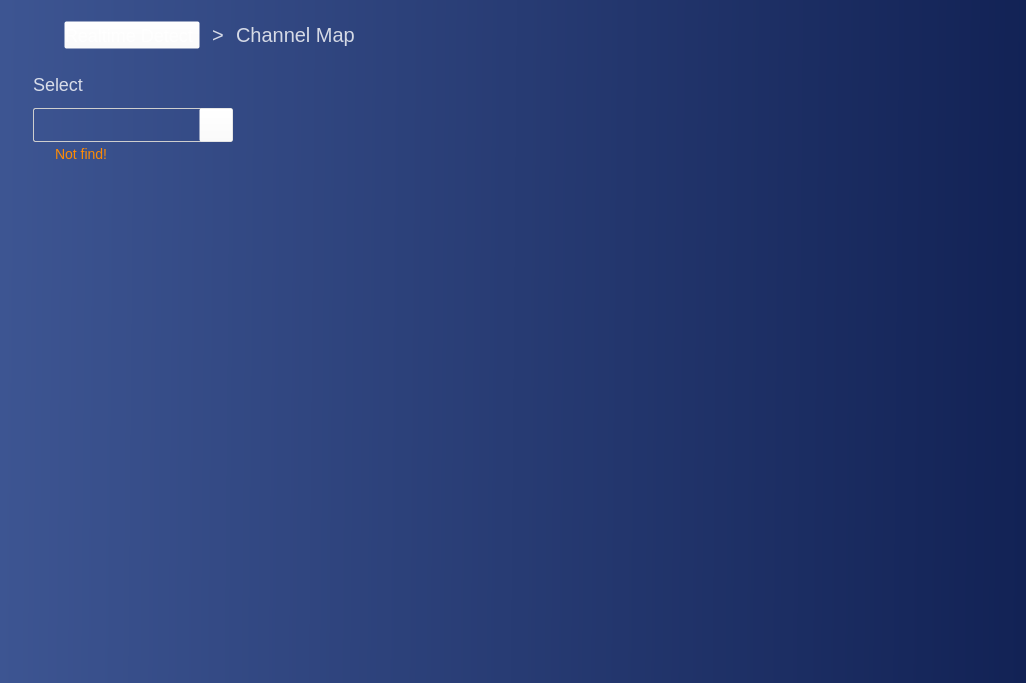
<?xml version="1.0" encoding="UTF-8"?>
<ui version="4.0">
 <class>CHeatMap</class>
 <widget class="QWidget" name="CHeatMap">
  <property name="geometry">
   <rect>
    <x>0</x>
    <y>0</y>
    <width>1026</width>
    <height>683</height>
   </rect>
  </property>
  <property name="windowTitle">
   <string>CHeatMap</string>
  </property>
  <layout class="QVBoxLayout" name="verticalLayout_5">
   <property name="spacing">
    <number>0</number>
   </property>
   <property name="leftMargin">
    <number>0</number>
   </property>
   <property name="topMargin">
    <number>0</number>
   </property>
   <property name="rightMargin">
    <number>0</number>
   </property>
   <property name="bottomMargin">
    <number>0</number>
   </property>
   <item>
    <widget class="QWidget" name="container" native="true">
     <property name="styleSheet">
      <string notr="true">#container {
	
	background-color: qlineargradient(spread:pad, x1:0, y1:0.551, x2:1, y2:0.557, stop:0  #3D5592, stop:1 #122255);
}

QLabel {
	font-weight: normal;
	text-align: left;
	color: rgba(255,255,255,0.80);
}</string>
     </property>
     <layout class="QVBoxLayout" name="verticalLayout">
      <property name="spacing">
       <number>0</number>
      </property>
      <property name="leftMargin">
       <number>0</number>
      </property>
      <property name="topMargin">
       <number>0</number>
      </property>
      <property name="rightMargin">
       <number>0</number>
      </property>
      <property name="bottomMargin">
       <number>0</number>
      </property>
      <item>
       <layout class="QVBoxLayout" name="verticalLayout_2">
        <property name="spacing">
         <number>15</number>
        </property>
        <property name="leftMargin">
         <number>33</number>
        </property>
        <property name="topMargin">
         <number>21</number>
        </property>
        <property name="rightMargin">
         <number>72</number>
        </property>
        <item>
         <widget class="QWidget" name="horizontalWidget_2" native="true">
          <property name="minimumSize">
           <size>
            <width>0</width>
            <height>28</height>
           </size>
          </property>
          <property name="maximumSize">
           <size>
            <width>16777215</width>
            <height>28</height>
           </size>
          </property>
          <property name="styleSheet">
           <string notr="true">QLabel{
	font-size: 20px;
}</string>
          </property>
          <layout class="QHBoxLayout" name="horizontalLayout_3">
           <property name="spacing">
            <number>12</number>
           </property>
           <property name="leftMargin">
            <number>0</number>
           </property>
           <property name="topMargin">
            <number>0</number>
           </property>
           <property name="rightMargin">
            <number>0</number>
           </property>
           <property name="bottomMargin">
            <number>0</number>
           </property>
           <item>
            <layout class="QHBoxLayout" name="horizontalLayout_6">
             <property name="spacing">
              <number>12</number>
             </property>
             <item>
              <widget class="QLabel" name="label_3">
               <property name="minimumSize">
                <size>
                 <width>19</width>
                 <height>22</height>
                </size>
               </property>
               <property name="maximumSize">
                <size>
                 <width>19</width>
                 <height>22</height>
                </size>
               </property>
               <property name="styleSheet">
                <string notr="true">border-image: url(:/Optimus/images/trainPage/realtimeDetect.svg);</string>
               </property>
               <property name="text">
                <string/>
               </property>
              </widget>
             </item>
             <item>
              <widget class="QPushButton" name="backBtn">
               <property name="styleSheet">
                <string notr="true">QPushButton {
	background-color: rgba(255,255,255,0);
	font-weight: normal;
	font-size: 18px;
	text-align: left;
	color: rgba(255,255,255,0.80);
}

QPushButton:hover {
	background-color: rgba(255,255,255,0);
	font-weight: normal;
	font-size: 18px;
	text-align: left;
	color: rgba(255,255,255,1);
}</string>
               </property>
               <property name="text">
                <string>Realtime Detect</string>
               </property>
              </widget>
             </item>
             <item>
              <widget class="QLabel" name="label_4">
               <property name="text">
                <string>&gt;</string>
               </property>
              </widget>
             </item>
             <item>
              <widget class="QLabel" name="label">
               <property name="text">
                <string>Channel Map</string>
               </property>
              </widget>
             </item>
             <item>
              <spacer name="horizontalSpacer">
               <property name="orientation">
                <enum>Qt::Horizontal</enum>
               </property>
               <property name="sizeHint" stdset="0">
                <size>
                 <width>40</width>
                 <height>20</height>
                </size>
               </property>
              </spacer>
             </item>
            </layout>
           </item>
          </layout>
         </widget>
        </item>
        <item>
         <layout class="QHBoxLayout" name="horizontalLayout">
          <property name="spacing">
           <number>25</number>
          </property>
          <item>
           <widget class="QWidget" name="verticalWidget_3" native="true">
            <property name="minimumSize">
             <size>
              <width>200</width>
              <height>0</height>
             </size>
            </property>
            <property name="maximumSize">
             <size>
              <width>200</width>
              <height>16777215</height>
             </size>
            </property>
            <layout class="QVBoxLayout" name="verticalLayout_4">
             <property name="spacing">
              <number>0</number>
             </property>
             <property name="leftMargin">
              <number>0</number>
             </property>
             <property name="topMargin">
              <number>0</number>
             </property>
             <property name="rightMargin">
              <number>0</number>
             </property>
             <property name="bottomMargin">
              <number>0</number>
             </property>
             <item>
              <layout class="QHBoxLayout" name="horizontalLayout_4">
               <property name="topMargin">
                <number>10</number>
               </property>
               <property name="bottomMargin">
                <number>13</number>
               </property>
               <item>
                <widget class="QLabel" name="label_5">
                 <property name="styleSheet">
                  <string notr="true">font-size: 18px;</string>
                 </property>
                 <property name="text">
                  <string>Select</string>
                 </property>
                </widget>
               </item>
              </layout>
             </item>
             <item>
              <layout class="QVBoxLayout" name="channelSelectCardContainer">
               <item>
                <widget class="QWidget" name="channelNameContainer" native="true">
                 <property name="styleSheet">
                  <string notr="true">#channelNameContainer {
	border-radius: 2px;
	background-color: rgba(255, 255, 255,0.0);
	border: 1px solid rgb(206, 206, 206);
}</string>
                 </property>
                 <layout class="QHBoxLayout" name="channelNameLayout">
                  <property name="spacing">
                   <number>0</number>
                  </property>
                  <property name="leftMargin">
                   <number>0</number>
                  </property>
                  <property name="topMargin">
                   <number>0</number>
                  </property>
                  <property name="rightMargin">
                   <number>0</number>
                  </property>
                  <property name="bottomMargin">
                   <number>0</number>
                  </property>
                  <item>
                   <widget class="QLineEdit" name="channelNameEdit">
                    <property name="minimumSize">
                     <size>
                      <width>0</width>
                      <height>34</height>
                     </size>
                    </property>
                    <property name="maximumSize">
                     <size>
                      <width>16777215</width>
                      <height>34</height>
                     </size>
                    </property>
                    <property name="styleSheet">
                     <string notr="true">QLineEdit {
	background-color: rgba(255, 255, 255,0.0);
	border: none;
	font-size: 14px;
	font-weight: normal;
	color: #ffffff;
}</string>
                    </property>
                   </widget>
                  </item>
                  <item>
                   <widget class="QPushButton" name="searchBtn">
                    <property name="minimumSize">
                     <size>
                      <width>34</width>
                      <height>34</height>
                     </size>
                    </property>
                    <property name="maximumSize">
                     <size>
                      <width>34</width>
                      <height>34</height>
                     </size>
                    </property>
                    <property name="styleSheet">
                     <string notr="true">QPushButton {
	background-color: rgba(255, 255, 255, 0);
}

QPushButton::hover {
	background-color: rgba(255, 255, 255, 0.1);
}</string>
                    </property>
                    <property name="text">
                     <string/>
                    </property>
                    <property name="icon">
                     <iconset>
                      <normalon>:/Optimus/images/trainPage/search.svg</normalon>
                     </iconset>
                    </property>
                    <property name="iconSize">
                     <size>
                      <width>20</width>
                      <height>18</height>
                     </size>
                    </property>
                   </widget>
                  </item>
                 </layout>
                </widget>
               </item>
              </layout>
             </item>
             <item>
              <widget class="QWidget" name="warning" native="true">
               <property name="minimumSize">
                <size>
                 <width>0</width>
                 <height>24</height>
                </size>
               </property>
               <property name="maximumSize">
                <size>
                 <width>16777215</width>
                 <height>24</height>
                </size>
               </property>
               <layout class="QHBoxLayout" name="horizontalLayout_5">
                <property name="spacing">
                 <number>6</number>
                </property>
                <property name="leftMargin">
                 <number>0</number>
                </property>
                <property name="topMargin">
                 <number>0</number>
                </property>
                <property name="rightMargin">
                 <number>0</number>
                </property>
                <property name="bottomMargin">
                 <number>0</number>
                </property>
                <item>
                 <widget class="QLabel" name="label_6">
                  <property name="minimumSize">
                   <size>
                    <width>16</width>
                    <height>16</height>
                   </size>
                  </property>
                  <property name="maximumSize">
                   <size>
                    <width>16</width>
                    <height>16</height>
                   </size>
                  </property>
                  <property name="styleSheet">
                   <string notr="true">border-image: url(:/Optimus/images/common/warn.svg);</string>
                  </property>
                  <property name="text">
                   <string/>
                  </property>
                 </widget>
                </item>
                <item>
                 <widget class="QLabel" name="label_2">
                  <property name="styleSheet">
                   <string notr="true">
background: rgba(255,255,255,0.00);
font-size: 14px;
font-weight: normal;
text-align: left;
color: #fd8b05;</string>
                  </property>
                  <property name="text">
                   <string>Not find!</string>
                  </property>
                 </widget>
                </item>
               </layout>
              </widget>
             </item>
             <item>
              <spacer name="verticalSpacer">
               <property name="orientation">
                <enum>Qt::Vertical</enum>
               </property>
               <property name="sizeHint" stdset="0">
                <size>
                 <width>20</width>
                 <height>40</height>
                </size>
               </property>
              </spacer>
             </item>
            </layout>
           </widget>
          </item>
          <item>
           <layout class="QVBoxLayout" name="verticalLayout_3">
            <property name="spacing">
             <number>20</number>
            </property>
            <property name="bottomMargin">
             <number>23</number>
            </property>
            <item>
             <layout class="QHBoxLayout" name="channelMapContainer"/>
            </item>
            <item>
             <widget class="QWidget" name="colorGradient" native="true">
              <property name="minimumSize">
               <size>
                <width>0</width>
                <height>127</height>
               </size>
              </property>
              <property name="maximumSize">
               <size>
                <width>16777215</width>
                <height>127</height>
               </size>
              </property>
              <layout class="QHBoxLayout" name="colorGradientContainer">
               <property name="spacing">
                <number>0</number>
               </property>
               <property name="leftMargin">
                <number>0</number>
               </property>
               <property name="topMargin">
                <number>0</number>
               </property>
               <property name="rightMargin">
                <number>0</number>
               </property>
               <property name="bottomMargin">
                <number>0</number>
               </property>
              </layout>
             </widget>
            </item>
           </layout>
          </item>
         </layout>
        </item>
       </layout>
      </item>
     </layout>
    </widget>
   </item>
  </layout>
 </widget>
 <layoutdefault spacing="6" margin="11"/>
 <resources>
  <include location="Optimus.qrc"/>
 </resources>
 <connections/>
</ui>
